Frame 1 (no input): blank canvas, image omitted
Frame 60 (the mouse pressed at the canvas centre just before this capture): blank canvas, image omitted
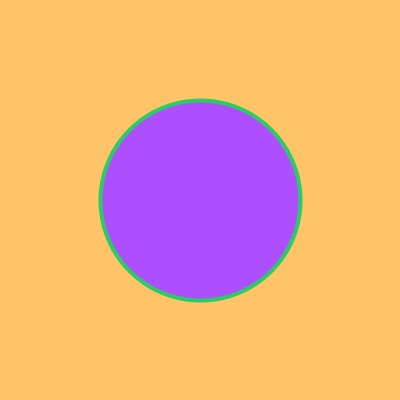
Frame 120 (the mouse held since frame 60 and released just before this capture)

The Processing sketch whose frames 1 and 60 were blank and that drew this single picture after the mouse press (run headless with seeded random() and noise(); from frame 60 on, the mouse is pressed at the canvas centre):

// Processing sketch: processing_140395
// ── processing_140395.pde

color c1,c2,c3; // Füllfarbe, Linienfarbe, Hintergrundfarbe
 
void setup() {
  defineColors();
  background(c2);
  size(400,400);
  strokeWeight(4); 
}
 
void draw() {
  fill(c1);
  stroke(c3);
  ellipse(mouseX, mouseY, abs(mouseX-pmouseX), abs(mouseX-pmouseX));
}
   
void defineColors() {
   c1 = color(173,78,255);
   c2 = color(255,196,103);
   c3 = color(42,204,102); 
}
